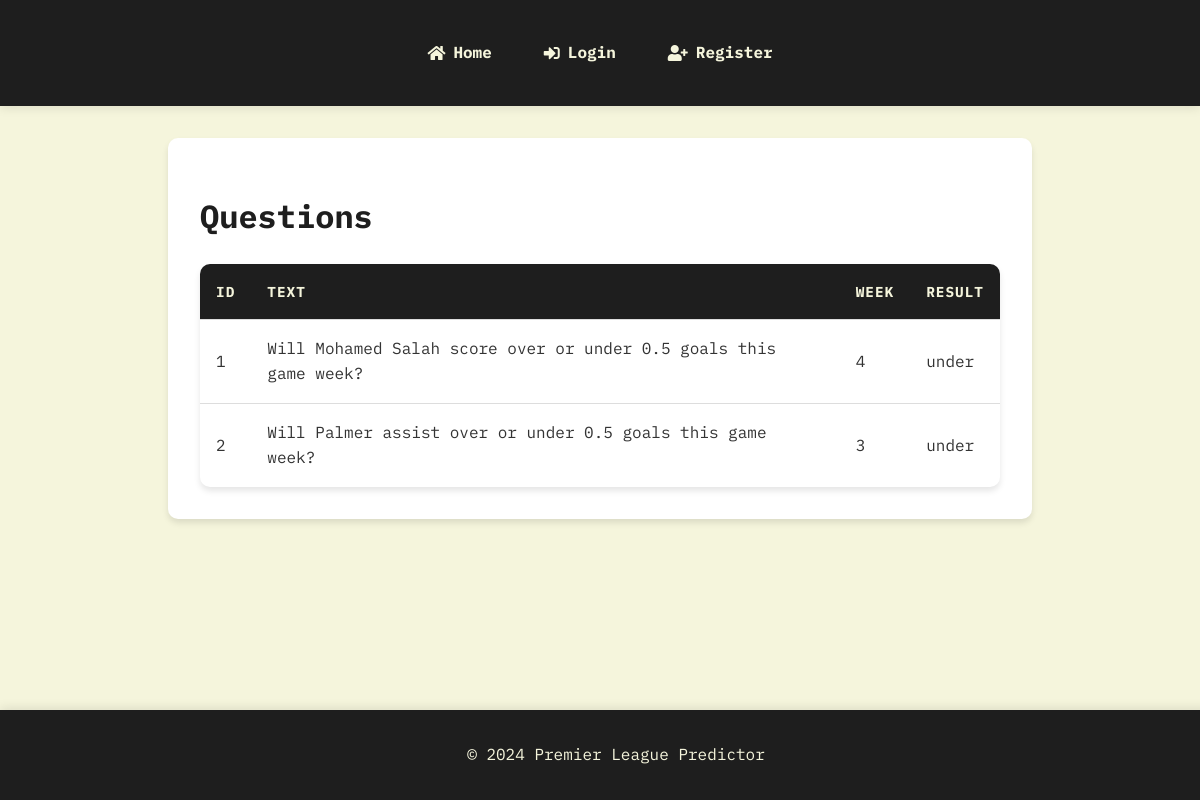
Screenshot of /debug/questions with the database file from the repository.
### app/models.py (models this page shows)
class Question(db.Model):
    id = db.Column(db.Integer, primary_key=True)
    text = db.Column(db.String(255), nullable=False)
    week = db.Column(db.Integer, nullable=False)
    predictions = db.relationship('Prediction', backref='question', lazy=True)
    result = db.Column(db.String(10))

### app/routes.py (the view)
@main.route('/debug/questions')
def debug_questions():
    questions = Question.query.all()
    return render_template('debug_table.html', items=questions, title="Questions")

### app/templates/debug_table.html
{% extends "base.html" %}
{% block content %}
    <h1>{{ title }}</h1>
    <table>
        <thead>
            <tr>
                {% for column in items[0].__table__.columns %}
                    <th>{{ column.name }}</th>
                {% endfor %}
            </tr>
        </thead>
        <tbody>
            {% for item in items %}
                <tr>
                    {% for column in item.__table__.columns %}
                        <td>{{ item[column.name] }}</td>
                    {% endfor %}
                </tr>
            {% endfor %}
        </tbody>
    </table>
{% endblock %}

### app/static/css/style.css (style rules this page uses)
:root { --primary-color: #D2B48C; --secondary-color: #8B4513; --background-color: #F5F5DC; --text-color: #333; --light-text: #F5F5DC; --dark-color: #1E1E1E; }
body { font-family: 'IBM Plex Mono', monospace; line-height: 1.6; margin: 0; padding: 0; background-color: var(--background-color); color: var(--text-color); padding-bottom: 60px; }
h1, h2, h3 { color: var(--dark-color); }
table { width: 100%; border-collapse: separate; border-spacing: 0; margin-top: 1rem; overflow: hidden; border-radius: 10px; box-shadow: 0 4px 6px rgba(0,0,0,0.1); }
th, td { padding: 1rem; text-align: left; border-bottom: 1px solid #ddd; }
th { background-color: var(--dark-color); color: var(--light-text); text-transform: uppercase; font-size: 0.9rem; letter-spacing: 1px; }
tr:last-child td { border-bottom: none; }

### rows the page displays
Question: id "1" "Will Mohamed Salah score over or under 0.5 goals this game week?" "4" "under"
Question: id "2" "Will Palmer assist over or under 0.5 goals this game week?" "3" "under"

### other values shown
{{ title }} "Questions"
{{ column.name }} "ID" "TEXT" "WEEK" "RESULT"
